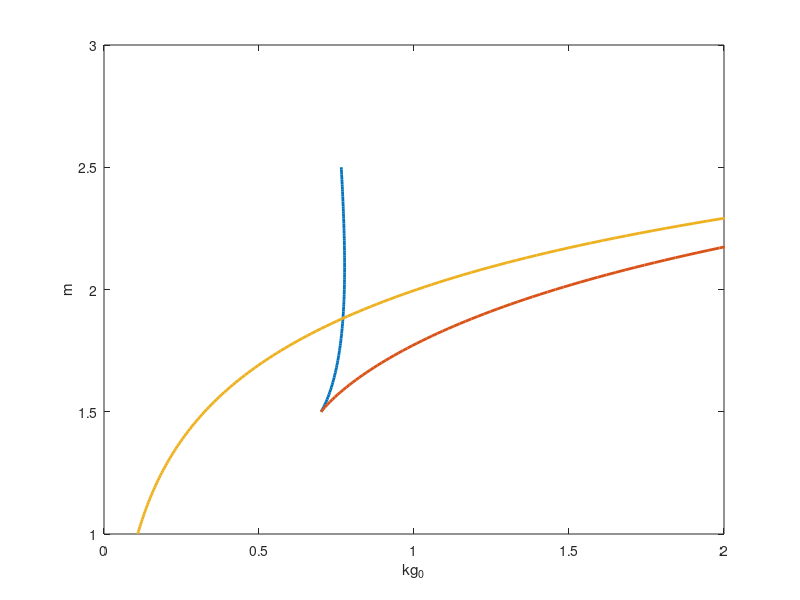

Here is the MATLAB script that generated this plot:
% This code generate the 2-par bifurcartion diagram using data obtained from MathCont

load('Figure4D.mat')

plot(SNtv(:,[1:3]),mv,'LineWidth',2)
xlim([0,2])
xlabel('kg_0')
ylabel('m')
